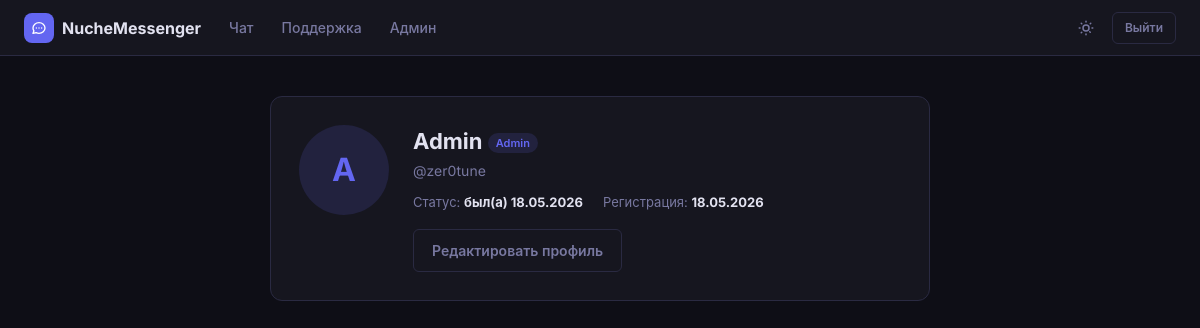
The page /profile/zer0tune (signed in) on the database as committed earlier.
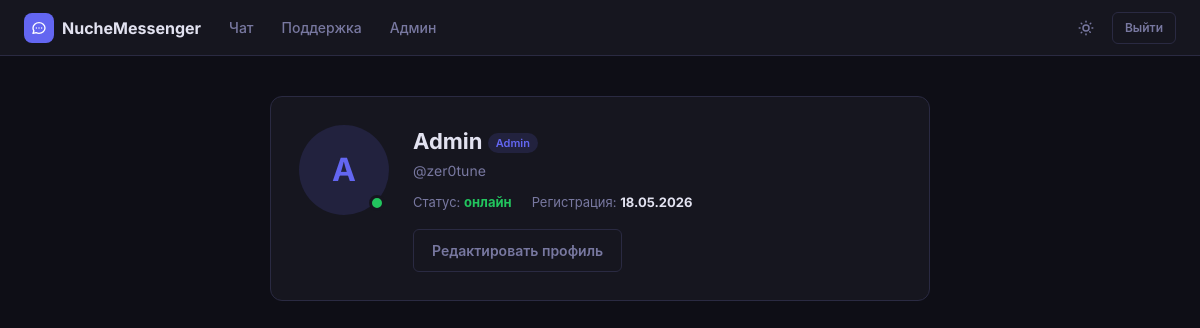
The same page on the database as committed later.
### app.py (models this page shows, shortened)
class User(db.Model):
    id = db.Column(db.Integer, primary_key=True)
    username = db.Column(db.String(80), unique=True, nullable=False)
    display_name = db.Column(db.String(100), nullable=False)
    email = db.Column(db.String(120), unique=True, nullable=False)
    password_hash = db.Column(db.String(256), nullable=False)
    avatar = db.Column(db.String(256), default='')
    bio = db.Column(db.Text, default='')
    is_admin = db.Column(db.Boolean, default=False)
    is_banned = db.Column(db.Boolean, default=False)
    is_frozen = db.Column(db.Boolean, default=False)
    ip_address = db.Column(db.String(45), default='')
    created_at = db.Column(db.DateTime, default=datetime.utcnow)
    online = db.Column(db.Boolean, default=False)
    last_seen = db.Column(db.DateTime, default=datetime.utcnow)

### app.py (the view)
@app.route('/profile/<username>')
@login_required
def profile(username):
    profile_user = User.query.filter_by(username=username).first_or_404()
    current_user = db.session.get(User, session['user_id'])
    return render_template('profile.html', profile_user=profile_user, current_user=current_user)

### app.py (called while the page is built)
def login_required(f):
    @wraps(f)
    def decorated(*args, **kwargs):
        if 'user_id' not in session:
            return redirect(url_for('login'))
        user = db.session.get(User, session['user_id'])
        if not user:
            session.clear()
            return redirect(url_for('login'))
        if user.is_banned:
            session.clear()
            flash('Ваш аккаунт заблокирован.', 'error')
            return redirect(url_for('login'))
        if user.is_frozen:
            session.clear()
            flash('Ваш аккаунт заморожен. Обратитесь в поддержку.', 'warning')
            return redirect(url_for('login'))
        return f(*args, **kwargs)
    return decorated

### templates/profile.html (shortened to what this page needs)
{% extends 'base.html' %}
{% block body %}
<nav class="top-nav">
  <a href="/chat" class="top-nav-brand" style="text-decoration:none;color:var(--text)">
    <div class="logo"></div>
    NucheMessenger
  </a>
  <div class="top-nav-links">
    <a href="/chat" class="nav-link">Чат</a>
    <a href="/support" class="nav-link">Поддержка</a>
    {% if current_user.is_admin %}<a href="/admin" class="nav-link">Админ</a>{% endif %}
  </div>
  <div class="top-nav-right">
    <button class="theme-toggle" onclick="toggleTheme()">
    </button>
    <a href="/logout" class="btn btn-ghost btn-sm">Выйти</a>
  </div>
</nav>
<div class="profile-page">
  <div class="profile-header">
    <div class="avatar-wrap">
      {% if profile_user.avatar %}
      <img class="avatar avatar-xl" src="{{ url_for('static', filename=profile_user.avatar) }}" alt="">
      {% else %}
      <div class="avatar-placeholder lg">{{ profile_user.display_name[0].upper() }}</div>
      {% endif %}
      {% if profile_user.online %}<span class="online-dot" style="bottom:4px;right:4px;width:16px;height:16px;border-width:3px;"></span>{% endif %}
    </div>
    <div class="profile-info">
      <div class="profile-display-name">
        {{ profile_user.display_name }}
        {% if profile_user.is_admin %}
        <span class="badge badge-purple" style="font-size:11px;vertical-align:middle;">Admin</span>
        {% endif %}
      </div>
      <div class="profile-username">@{{ profile_user.username }}</div>
      <div class="profile-stats">
        <div class="profile-stat">
          <span>Статус: </span>
          {% if profile_user.online %}
          <strong style="color:var(--online)">онлайн</strong>
          {% else %}
          <strong>был(а) {{ profile_user.last_seen.strftime('%d.%m.%Y') }}</strong>
          {% endif %}
        </div>
        <div class="profile-stat">
          Регистрация: <strong>{{ profile_user.created_at.strftime('%d.%m.%Y') }}</strong>
        </div>
      </div>
      <div class="profile-actions">
        {% if profile_user.id != current_user.id %}
        <a href="/chat" class="btn btn-primary" onclick="sessionStorage.setItem('openChat', {{ profile_user.id }})">
          <svg xmlns="http://www.w3.org/2000/svg" fill="none" viewBox="0 0 24 24" stroke="currentColor" stroke-width="2" style="width:16px;height:16px;"><path stroke-linecap="round" stroke-linejoin="round" d="M8 12h.01M12 12h.01M16 12h.01M21 12c0 4.418-4.03 8-9 8a9.863 9.863 0 01-4.255-.949L3 20l1.395-3.72C3.512 15.042 3 13.574 3 12c0-4.418 4.03-8 9-8s9 3.582 9 8z"/></svg>
          Написать
        </a>
        {% else %}
        <a href="/profile/edit" class="btn btn-ghost">
          Редактировать профиль
        </a>
        {% endif %}
      </div>
    </div>
  </div>
</div>
{% endblock %}

### templates/base.html (shortened to what this page needs)
<!DOCTYPE html>
<html lang="ru" data-theme="dark">
<head>
<link rel="stylesheet" href="{{ url_for('static', filename='css/style.css') }}">
</head>
<body>
{% block body %}{% endblock %}
</body>
</html>

### static/css/style.css (style rules this page uses)
:root { --bg: #0e0e16; --surface: #16161f; --surface2: #1e1e2d; --surface3: #26263a; --border: #2a2a42; --text: #e2e2f0; --text-muted: #7878a0; --text-faint: #4a4a6a; --accent: #6366f1; --accent-hover: #818cf8; --accent-dim: rgba(99,102,241,0.15); --danger: #ef4444; --danger-dim: rgba(239,68,68,0.15); --success: #22c55e; --warning: #f59e0b; --online: #22c55e; --radius: 12px; --radius-sm: 6px; --shadow: 0 4px 24px rgba(0,0,0,0.4); --transition: 0.18s ease; }
* { box-sizing: border-box; margin: 0; padding: 0; }
html { height: 100%; }
body { height: 100%; font-family: 'Inter', -apple-system, BlinkMacSystemFont, 'Segoe UI', sans-serif; background: var(--bg); color: var(--text); font-size: 14px; line-height: 1.5; transition: background var(--transition), color var(--transition); }
a { color: var(--accent); text-decoration: none; }
button { cursor: pointer; font-family: inherit; }
.btn { display: inline-flex; align-items: center; justify-content: center; gap: 7px; padding: 10px 18px; border-radius: var(--radius-sm); font-size: 14px; font-weight: 600; border: none; transition: all var(--transition); }
.btn-ghost { background: transparent; color: var(--text-muted); border: 1px solid var(--border); }
.btn-sm { padding: 6px 12px; font-size: 12px; }
.avatar-wrap { position: relative; flex-shrink: 0; }
.avatar-placeholder { width: 44px; height: 44px; border-radius: 50%; background: var(--accent-dim); color: var(--accent); display: flex; align-items: center; justify-content: center; font-weight: 700; font-size: 16px; flex-shrink: 0; }
.avatar-placeholder.lg { width: 80px; height: 80px; font-size: 28px; }
.online-dot { position: absolute; bottom: 1px; right: 1px; width: 11px; height: 11px; background: var(--online); border-radius: 50%; border: 2px solid var(--surface); }
.profile-page { max-width: 700px; margin: 0 auto; padding: 40px 20px; }
.profile-header { display: flex; align-items: flex-start; gap: 24px; padding: 28px; background: var(--surface); border: 1px solid var(--border); border-radius: var(--radius); margin-bottom: 20px; }
.profile-header .avatar-wrap img, .profile-header .avatar-wrap .avatar-placeholder { width: 90px; height: 90px; font-size: 32px; border-radius: 50%; }
.profile-info { flex: 1; }
.profile-display-name { font-size: 22px; font-weight: 700; }
.profile-username { color: var(--text-muted); font-size: 14px; margin-top: 2px; }
.profile-stats { display: flex; gap: 20px; margin-top: 12px; }
.profile-stat { font-size: 13px; color: var(--text-muted); }
.profile-stat strong { color: var(--text); }
.profile-actions { display: flex; gap: 8px; margin-top: 16px; }
.badge { display: inline-flex; align-items: center; padding: 2px 8px; border-radius: 10px; font-size: 11px; font-weight: 600; }
.badge-purple { background: var(--accent-dim); color: var(--accent); }
.top-nav { background: var(--surface); border-bottom: 1px solid var(--border); padding: 0 24px; height: 56px; display: flex; align-items: center; gap: 16px; position: sticky; top: 0; z-index: 50; }
.top-nav-brand { display: flex; align-items: center; gap: 8px; font-weight: 700; font-size: 16px; }
.top-nav-brand .logo { width: 30px; height: 30px; background: var(--accent); border-radius: 8px; display: flex; align-items: center; justify-content: center; }
.top-nav-brand .logo svg { width: 16px; height: 16px; color: #fff; }
.top-nav-links { display: flex; align-items: center; gap: 4px; flex: 1; }
.nav-link { padding: 7px 12px; border-radius: var(--radius-sm); font-size: 14px; color: var(--text-muted); font-weight: 500; transition: all var(--transition); }
.top-nav-right { display: flex; align-items: center; gap: 8px; }
.theme-toggle { width: 36px; height: 36px; border-radius: var(--radius-sm); background: transparent; border: none; color: var(--text-muted); cursor: pointer; display: flex; align-items: center; justify-content: center; transition: all var(--transition); }
.theme-toggle svg { width: 18px; height: 18px; }

Rows that differ between the two databases and show on the page:
changed User "Admin": online False → True (drawn); last_seen "18.05.2026" → (not shown)
Other text that changed with them:
text no longer shown: "был(а)"
text now shown: "онлайн"
